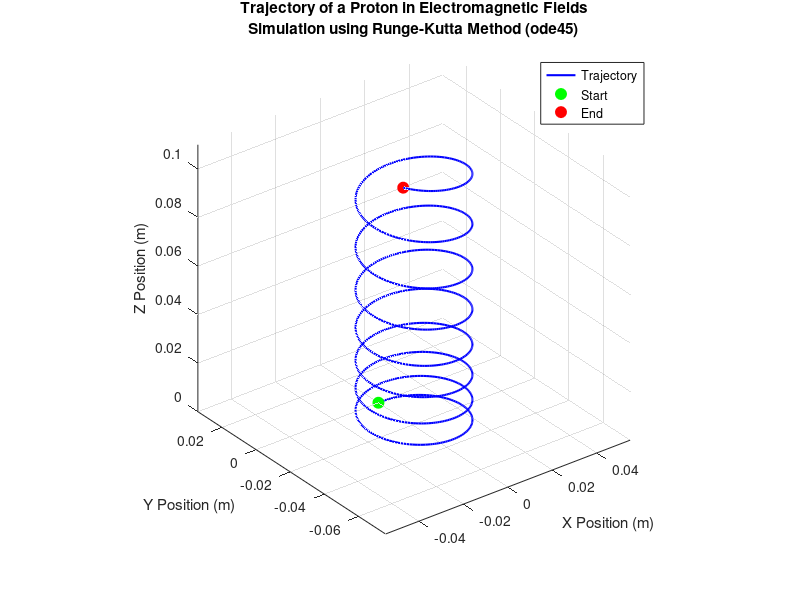

Write the MATLAB code that produced this figure.
function Lorentz_Simulation()

clear; clc; close all;

    % --- 1. PHYSICAL CONSTANTS (SI Units) ---
    q = 1.602e-19;       % Charge of Proton (Coulombs)
    m = 1.67e-27;        % Mass of Proton (kg)
    
    % --- 2. FIELD PARAMETERS ---
    % Magnetic Field (B) in Tesla [Bx; By; Bz]
    % (A strong magnetic field along Z-axis causes cyclotron rotation)
    B_field = [0; 0; 0.1]; 
    
    % Electric Field (E) in Volts/meter [Ex; Ey; Ez]
    % (Adding a small E-field creates a spiral/helix acceleration)
    E_field = [0; 0; 50]; 

    % --- 3. INITIAL CONDITIONS ---
    % Position [x; y; z] (meters)
    r0 = [0; 0; 0];
    
    % Velocity [vx; vy; vz] (m/s)
    % High speed perpendicular to B-field to create rotation
    v0 = [2e5; 0; 1e4]; 
    
    y0 = [r0; v0]; % State vector combining position and velocity

    % --- 4. NUMERICAL INTEGRATION (Runge-Kutta Method) ---
    t_span = [0 5e-6]; % Simulation time (seconds)
    
    % Solving the differential equation using 'ode45'
    options = odeset('RelTol', 1e-6, 'AbsTol', 1e-6);
    [t, Y] = ode45(@(t,y) lorentz_force(t, y, q, m, B_field, E_field), t_span, y0, options);

    % --- 5. VISUALIZATION ---
    figure('Color', 'white', 'Name', 'CERN Project Simulation');
    plot3(Y(:,1), Y(:,2), Y(:,3), 'b-', 'LineWidth', 1.5);
    grid on;
    axis equal;
    
    % Labels and Title
    xlabel('X Position (m)');
    ylabel('Y Position (m)');
    zlabel('Z Position (m)');
    title({'Trajectory of a Proton in Electromagnetic Fields', ...
           'Simulation using Runge-Kutta Method (ode45)'});
    
    % Add Start and End points
    hold on;
    plot3(Y(1,1), Y(1,2), Y(1,3), 'go', 'MarkerFaceColor', 'g', 'MarkerSize', 8); % Start
    plot3(Y(end,1), Y(end,2), Y(end,3), 'ro', 'MarkerFaceColor', 'r', 'MarkerSize', 8); % End
    legend('Trajectory', 'Start', 'End');
    
    disp('Simulation Completed Successfully.');
end

% --- HELPER FUNCTION: THE PHYSICS ENGINE ---
function dydt = lorentz_force(~, y, q, m, B, E)
    % y(1:3) = Position (x,y,z)
    % y(4:6) = Velocity (vx,vy,vz)
    
    v = y(4:6); % Extract velocity vector
    
    % Calculate Lorentz Force: F = q(E + v x B)
    F = q * (E + cross(v, B));
    
    % Newton's Second Law: F = ma -> a = F/m
    a = F / m;
    
    % Output derivative vector [velocity; acceleration]
    dydt = [v; a];
end